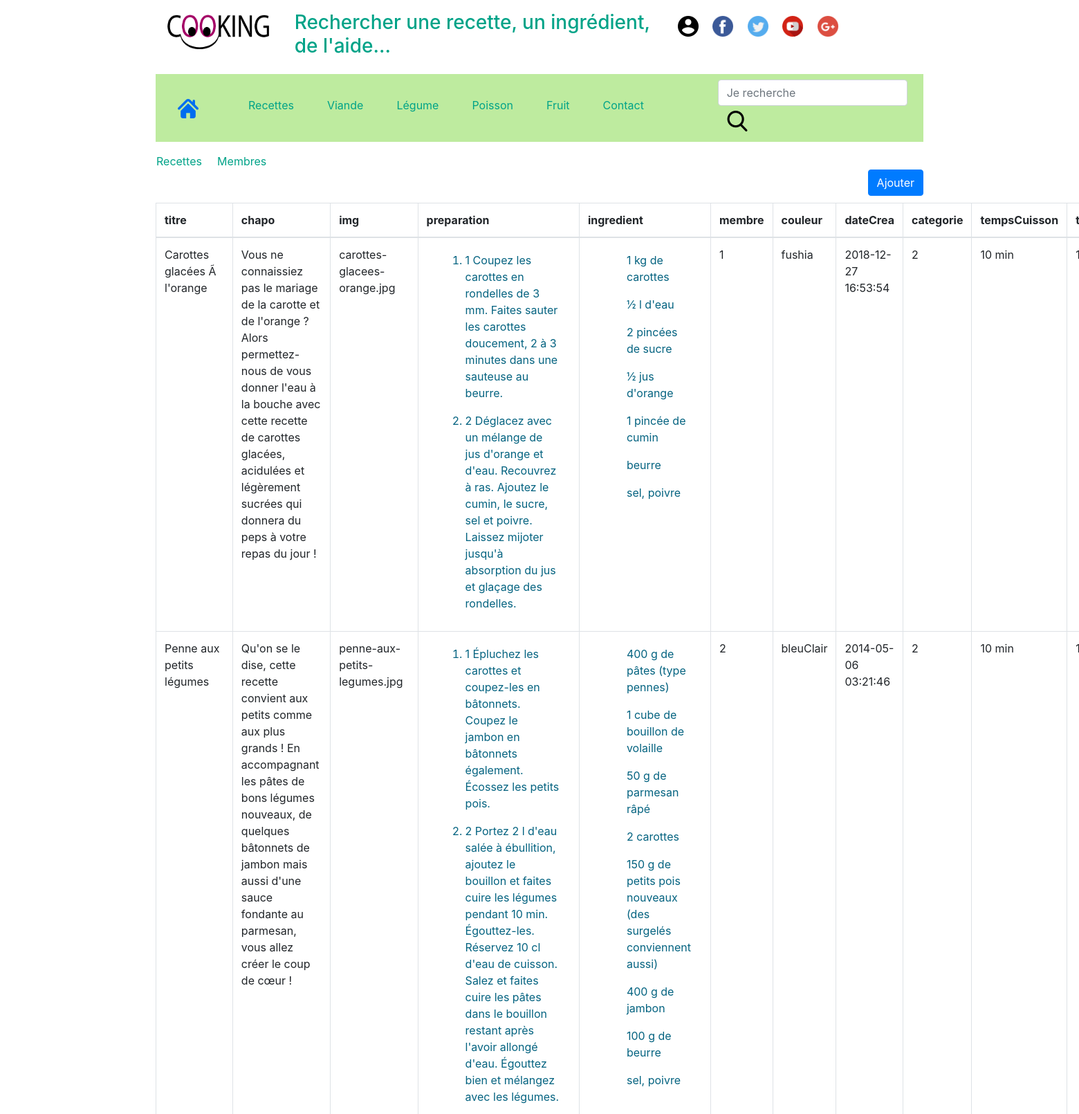
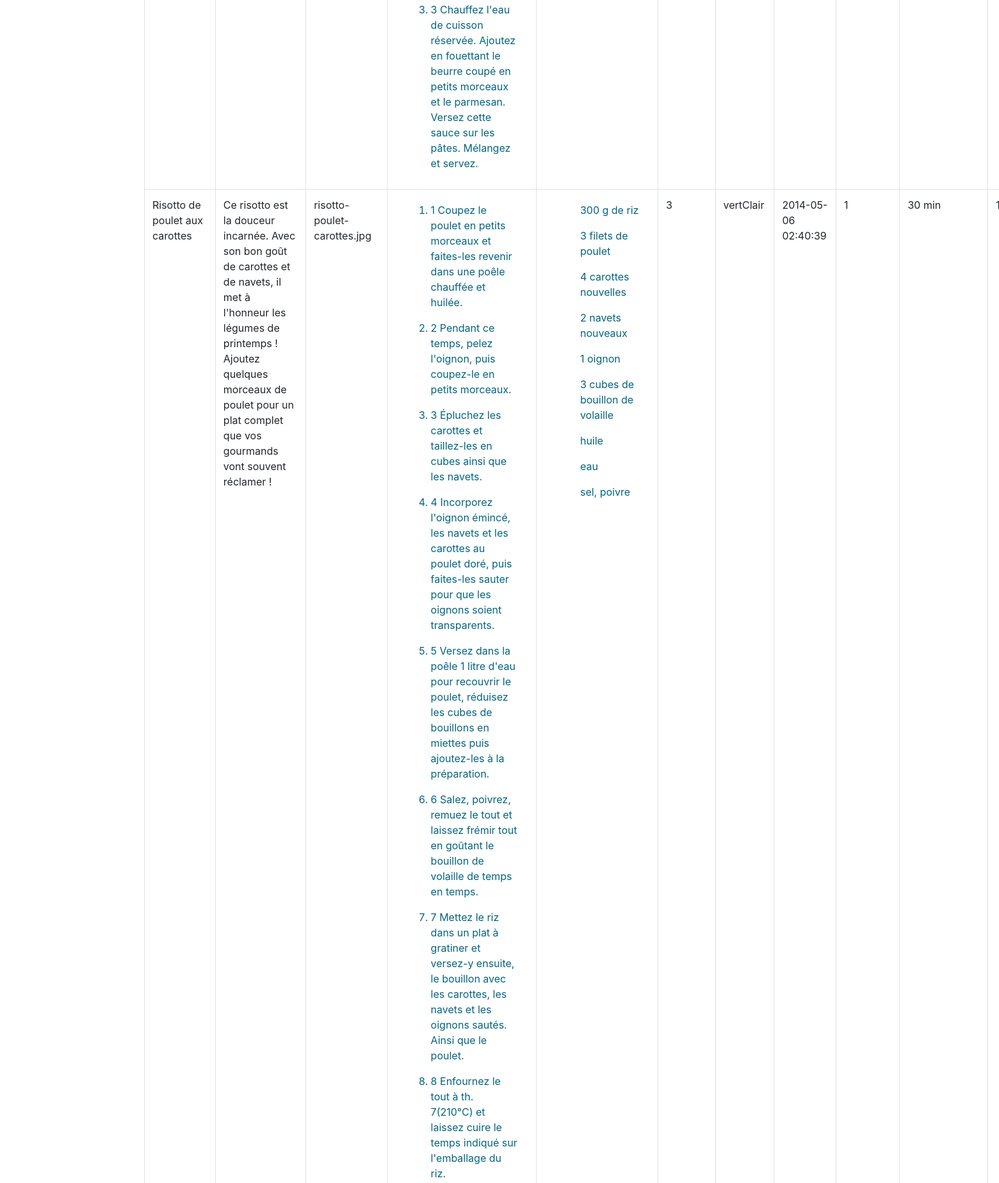
The app's page /admin.php (upper part) with its own data (2 pictures, top to bottom).
### tables this page shows
CREATE TABLE IF NOT EXISTS `recettes` (
  `idRecette` int(11) NOT NULL AUTO_INCREMENT,
  `titre` varchar(250) DEFAULT NULL,
  `chapo` text,
  `img` varchar(50) DEFAULT NULL,
  `preparation` text,
  `ingredient` text,
  `membre` int(11) DEFAULT NULL,
  `couleur` varchar(30) DEFAULT NULL,
  `dateCrea` timestamp NOT NULL DEFAULT CURRENT_TIMESTAMP ON UPDATE CURRENT_TIMESTAMP,
  `categorie` int(11) DEFAULT NULL,
  `tempsCuisson` varchar(50) DEFAULT NULL,
  `tempsPreparation` varchar(50) DEFAULT NULL,
  `difficulte` varchar(50) DEFAULT NULL,
  `prix` varchar(50) DEFAULT NULL,
  PRIMARY KEY (`idRecette`)
);

### admin.php (the view, shortened to what this page needs)
<?php
include 'header.php';
include 'auth.php';
?>
<div class="container">
<div class="row">
    <a href="admin.php" style="margin-right: 2%;">Recettes</a><br>
    <a href="admin_membres.php" style="margin-right: 2%;">Membres</a>
</div>
      <div style="float: right;"><button type="button" class="btn btn-primary" data-toggle="modal" data-target="#md_save">Ajouter</button></div><br><br>
      <table class="table table-bordered">
        <thead>
            <tr>
                <th scope="col">titre</th>
                <th scope="col">chapo</th>
                <th scope="col">img</th>
                <th scope="col">preparation</th>
                <th scope="col">ingredient</th>
                <th scope="col">membre</th>
                <th scope="col">couleur</th>
                <th scope="col">dateCrea</th>
                <th scope="col">categorie</th>
                <th scope="col">tempsCuisson</th>
                <th scope="col">tempsPreparation</th>
            </tr>
        </thead>
        <tbody>
            <?php
                $result = $pdo->query("SELECT * FROM recettes");
                while($demande = $result->fetch(PDO::FETCH_ASSOC))
                {
                    ?>
                        <tr>
                            <td><?php echo $demande["titre"] ?></td>
                            <td><?php echo $demande["chapo"] ?></td>
                            <td><?php echo $demande["img"] ?></td>
                            <td><?php echo $demande["preparation"] ?></td>
                            <td><?php echo $demande["ingredient"] ?></td>
                            <td><?php echo $demande["membre"] ?></td>
                            <td><?php echo $demande["couleur"] ?></td>
                            <td><?php echo $demande["dateCrea"] ?></td>
                            <td><?php echo $demande["categorie"] ?></td>
                            <td><?php echo $demande["tempsCuisson"] ?></td>
                            <td><?php echo $demande["tempsPreparation"] ?></td>
                        </tr>
                    <?php
                }
            ?>
        </tbody>
    </table>
    <?php
    include 'footer.php';
    ?>

### style.css (style rules this page uses)
.row, .rowrecette { padding-top: 1em; padding-left: 1em; padding-right: 1em; }
a { color: #00A388; text-decoration: none; }
h6, h2, h1, h3, ul { color: #00A388; }
p, li { margin : 0.5em 1em 1em 1em; text-decoration: none; color: #046380; }

### records on screen
recettes: titre "Carottes glacées Ã l'orange", chapo "Vous ne connaissiez pas le mariage de la carotte et de l'orange ? Alors permettez-nous de vous donner l'eau à la bouche avec cette recette de carottes glacées, acidulées et légèrement sucrées qui donnera du peps à votre repas du jour !", img "carottes-glacees-orange.jpg", preparation "1 Coupez les carottes en rondelles de 3 mm. Faites sauter les carottes doucement, 2 à 3 minutes dans une sauteuse au beurre. 2 Déglacez avec un mélange de jus d'orange et d'eau. Recouvrez à ras. Ajoutez le cumin, le sucre, sel et poivre. Laissez mijoter jusqu'à absorption du jus et glaçage des rondelles.", ingredient "1 kg de carottes ½ l d'eau 2 pincées de sucre ½ jus d'orange 1 pincée de cumin beurre sel, poivre", membre "1", couleur "fushia", dateCrea "2018-12-27 16:53:54", categorie "2", tempsCuisson "10 min"
recettes: titre "Penne aux petits légumes", chapo "Qu'on se le dise, cette recette convient aux petits comme aux plus grands ! En accompagnant les pâtes de bons légumes nouveaux, de quelques bâtonnets de jambon mais aussi d'une sauce fondante au parmesan, vous allez créer le coup de cœur !", img "penne-aux-petits-legumes.jpg", preparation "1 Épluchez les carottes et coupez-les en bâtonnets. Coupez le jambon en bâtonnets également. Écossez les petits pois. 2 Portez 2 l d'eau salée à ébullition, ajoutez le bouillon et faites cuire les légumes pendant 10 min. Égouttez-les. Réservez 10 cl d'eau de cuisson. Salez et faites cuire les pâtes dans le bouillon restant après l'avoir allongé d'eau. Égouttez bien et mélangez avec les légumes. 3 Chauffez l'eau de cuisson réservée. Ajoutez en fouettant le beurre coupé en petits morceaux et le parmesan. Versez cette sauce sur les pâtes. Mélangez et servez.", ingredient "400 g de pâtes (type pennes) 1 cube de bouillon de volaille 50 g de parmesan râpé 2 carottes 150 g de petits pois nouveaux (des surgelés conviennent aussi) 400 g de jambon 100 g de beurre sel, poivre", membre "2", couleur "bleuClair", dateCrea "2014-05-06 03:21:46", categorie "2", tempsCuisson "10 min"
recettes: titre "Risotto de poulet aux carottes", chapo "Ce risotto est la douceur incarnée. Avec son bon goût de carottes et de navets, il met à l'honneur les légumes de printemps ! Ajoutez quelques morceaux de poulet pour un plat complet que vos gourmands vont souvent réclamer !", img "risotto-poulet-carottes.jpg", preparation "1 Coupez le poulet en petits morceaux et faites-les revenir dans une poêle chauffée et huilée. 2 Pendant ce temps, pelez l'oignon, puis coupez-le en petits morceaux. 3 Épluchez les carottes et taillez-les en cubes ainsi que les navets. 4 Incorporez l'oignon émincé, les navets et les carottes au poulet doré, puis faites-les sauter pour que les oignons soient transparents. 5 Versez dans la poêle 1 litre d'eau pour recouvrir le poulet, réduisez les cubes de bouillons en miettes puis ajoutez-les à la préparation. 6 Salez, poivrez, remuez le tout et laissez frémir tout en goûtant le bouillon de volaille de temps en temps. 7 Mettez le riz dans un plat à gratiner et versez-y ensuite, le bouillon…", ingredient "300 g de riz 3 filets de poulet 4 carottes nouvelles 2 navets nouveaux 1 oignon 3 cubes de bouillon de volaille huile eau sel, poivre", membre "3", couleur "vertClair", dateCrea "2014-05-06 02:40:39", categorie "1", tempsCuisson "30 min"
